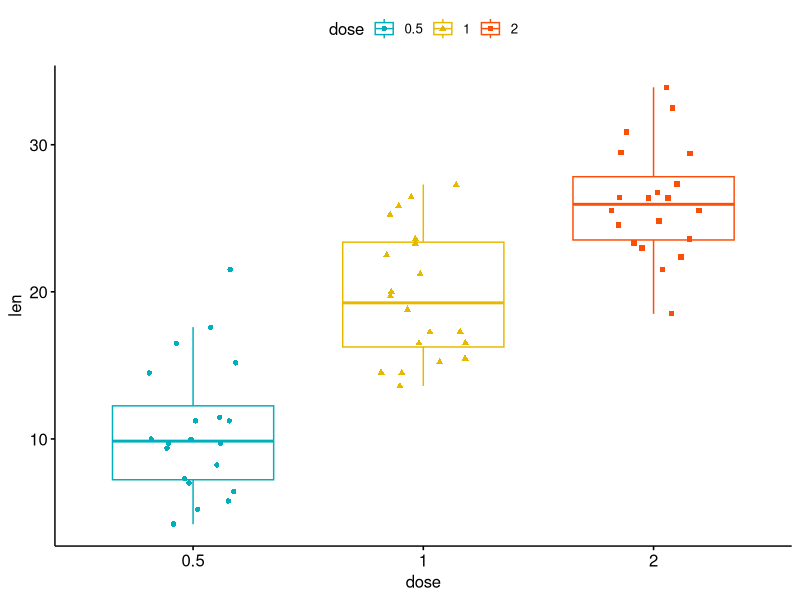
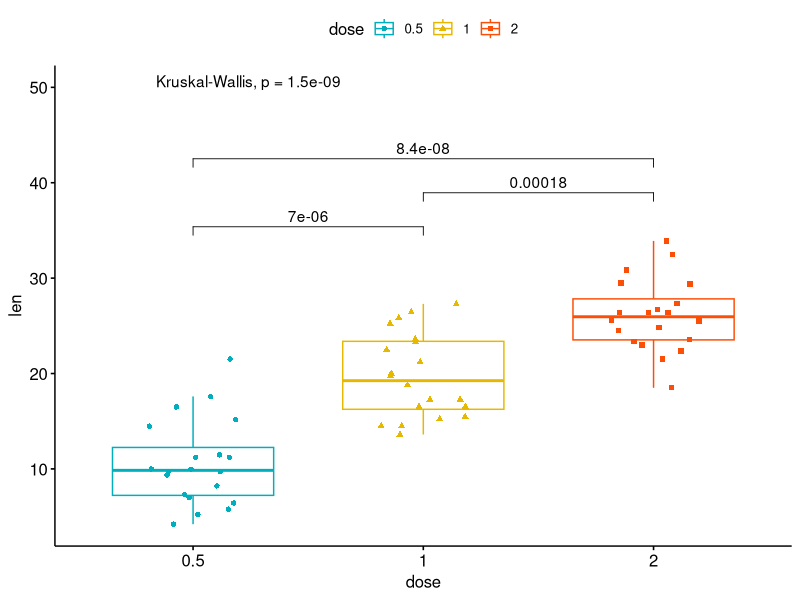

R code for these plots, in order:
## ---- chunk 1
#| warning: false
# install.packages('ggpubr')
library(ggpubr)
# Load data
data("ToothGrowth")
df <- ToothGrowth
head(df, 4)
# Box plots with jittered points
# :::::::::::::::::::::::::::::::::::::::::::::::::::
# Change outline colors by groups: dose
# Use custom color palette
# Add jitter points and change the shape by groups
 p <- ggboxplot(df, x = "dose", y = "len",
                color = "dose", palette =c("#00AFBB", "#E7B800", "#FC4E07"),
                add = "jitter", shape = "dose")
 p
 
# Add p-values comparing groups
# Specify the comparisons you want
my_comparisons <- list( c("0.5", "1"), c("1", "2"), c("0.5", "2") )
p + stat_compare_means(comparisons = my_comparisons)+ # Add pairwise comparisons p-value
  stat_compare_means(label.y = 50)                   # Add global p-value
